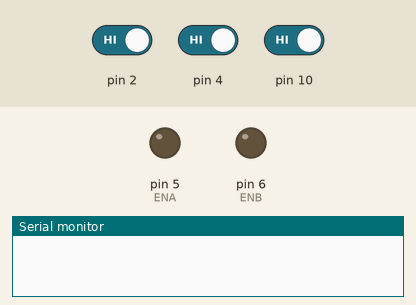
This sketch was run on a simulated Arduino Uno, built with avr-gcc and run on an emulated ATmega328P. On the bench: output pins drawn as LEDs (lit = HIGH), the last lines printed to the serial monitor. The inputs (shaded band) are chosen by the test bench; at power-on: pin 2 HIGH, pin 4 HIGH, pin 10 HIGH.

Above: at 1.2 s.
1.3 s: pin 2 driven LOW
At 1.7 s:
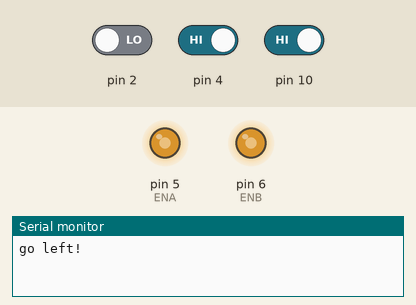
2.8 s: pin 4 driven LOW
4.7 s: pin 2 driven HIGH and pin 4 driven HIGH and pin 10 driven LOW
Timing chart, 0 to 7.7 s (numbered marks = the images above; inputs shaded):
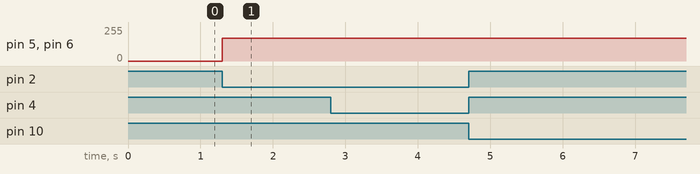

The sketch:

Line_tracking_car.ino
```cpp
//Line Tracking IO define
#define LT_R !digitalRead(10)
#define LT_M !digitalRead(4)
#define LT_L !digitalRead(2)

#define ENA 5
#define ENB 6
#define IN1 7
#define IN2 8
#define IN3 9
#define IN4 11

#define carSpeed 170

void forward(){
  analogWrite(ENA, carSpeed);
  analogWrite(ENB, carSpeed);
  digitalWrite(IN1, LOW);
  digitalWrite(IN2, HIGH);
  digitalWrite(IN3, HIGH);
  digitalWrite(IN4, LOW);
  Serial.println("go forward!");
}

void back(){
  analogWrite(ENA, carSpeed);
  analogWrite(ENB, carSpeed);
  digitalWrite(IN1, HIGH);
  digitalWrite(IN2, LOW);
  digitalWrite(IN3, LOW);
  digitalWrite(IN4, HIGH);
  Serial.println("go back!");
}

void right(){
  analogWrite(ENA, carSpeed);
  analogWrite(ENB, carSpeed);
  digitalWrite(IN1, HIGH);
  digitalWrite(IN2, LOW);
  digitalWrite(IN3, HIGH);
  digitalWrite(IN4, LOW);
  Serial.println("go right!");

}

void left(){
  analogWrite(ENA, carSpeed);
  analogWrite(ENB, carSpeed);
  digitalWrite(IN1,LOW);
  digitalWrite(IN2, HIGH);
  digitalWrite(IN3, LOW);
  digitalWrite(IN4, HIGH);
  Serial.println("go left!");
}

void stop(){
   digitalWrite(ENA, LOW);
   digitalWrite(ENB, LOW);
   Serial.println("Stop!");
}

void setup(){
  Serial.begin(9600);
  pinMode(LT_R,INPUT);
  pinMode(LT_M,INPUT);
  pinMode(LT_L,INPUT);
}

void loop() {

if (LT_M){
  forward();

}
 else if(LT_L) {
    left();
    while(!LT_M);
  }
  else if(LT_R) {
right();

    while(!LT_M);
  }

   }
```

Measured:
- after the input at 1.3 s, pin 5 (ENA), pin 6 (ENB): 0/255 → 170/255 at once
